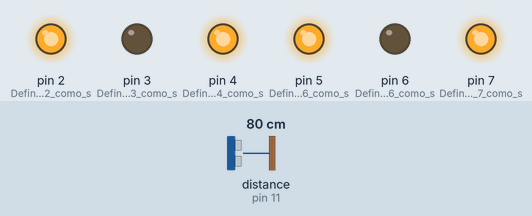
Bench run of a sketch on a simulated Arduino Uno, built with avr-gcc and run on an emulated ATmega328P. Parts: output pins drawn as LEDs (lit = HIGH). Wiring (inferred from the names in the program): ultrasonic range finder: trigger pin 12; echo pin 11. Dashed ring = blinking. The test bench sets the inputs (shaded band); at power-on: distance to the obstacle (sensor on pin 11) 80 cm. The echo pulse lasts 58.3 µs per cm; pins used as bus, display or sensor lines are not drawn.

Above: at 1.2 s.
1.3 s: distance to the obstacle (sensor on pin 11) set to 12 cm
2.8 s: distance to the obstacle (sensor on pin 11) set to 9 cm
At 3.2 s:
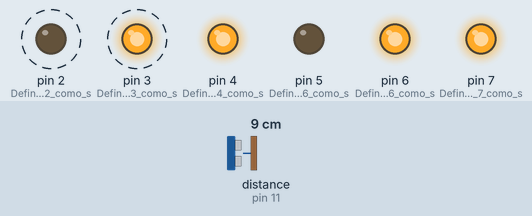
5.8 s: distance to the obstacle (sensor on pin 11) set to 18 cm
At 6.1 s:
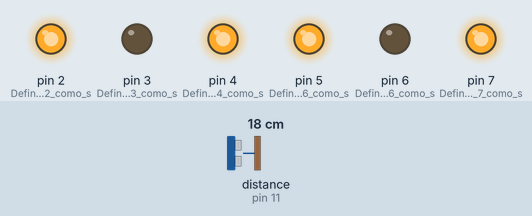
7.3 s: distance to the obstacle (sensor on pin 11) set to 2 cm
At 8.2 s:
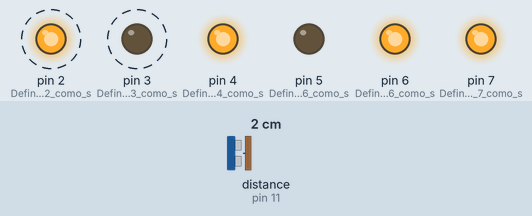
Timing chart, 0 to 11.3 s (numbered marks = the images above; inputs shaded):
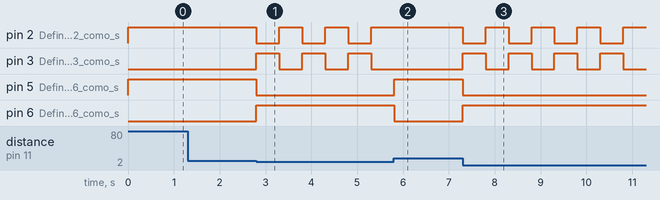

Measured:
- the behaviour switches between 11 and 10 cm on distance to the obstacle (sensor on pin 11) (found by bisection; images 0 and 1)
- after the input at 1.3 s, every drawn part: stays the same
- after the input at 2.8 s, pin 2 (Definindo_o_pino_2_como_s), pin 3 (Definindo_o_pino_3_como_s): alternates HIGH for 0.50 s and LOW for 0.50 s, starting at once; pin 5 (Definindo_o_pino_6_como_s): HIGH → LOW at once; pin 6 (Definindo_o_pino_6_como_s): LOW → HIGH at once
- after the input at 5.8 s, pin 2 (Definindo_o_pino_2_como_s): stays HIGH (without the input it goes to LOW after 0.00 s); pin 3 (Definindo_o_pino_3_como_s): stays LOW (without the input it goes to HIGH after 0.00 s); pin 5 (Definindo_o_pino_6_como_s): LOW → HIGH at once; pin 6 (Definindo_o_pino_6_como_s): HIGH → LOW at once
- after the input at 7.3 s, pin 2 (Definindo_o_pino_2_como_s), pin 3 (Definindo_o_pino_3_como_s): alternates HIGH for 0.50 s and LOW for 0.50 s, starting at once; pin 5 (Definindo_o_pino_6_como_s): HIGH → LOW at once; pin 6 (Definindo_o_pino_6_como_s): LOW → HIGH at once

The sketch:

Movimento_Basico_Sensor_Ultrassonico.ino
```cpp
int echoPin = 11, trigPin = 12;
//Pino 11 recebe o pulso do echo
//Pino 12 envia o pulso para gerar o echo
void setup() {
  Serial.begin(9600); //inicia a porta serial
  pinMode(2,OUTPUT); //Definindo o pino 2 como saida de dados(ENABLE) RODAS 2.
  pinMode(3,OUTPUT); //Definindo o pino 3 como saida de dados Rodas1A.
  pinMode(4,OUTPUT); //Definindo o pino 4 como saida de dados Rodas1B.
  pinMode(5,OUTPUT); //Definindo o pino 6 como saida de dados Roda2A.
  pinMode(6,OUTPUT); //Definindo o pino 6 como saida de dados Roda2B.
  pinMode(7,OUTPUT); //Definindo o pino 7 como saida de dados(ENABLE) RODAS 1.
  //ATIVANDO ENABLE DAS RODAS
  digitalWrite(4,HIGH);
  digitalWrite(7,HIGH);
  //ATIVANDO ENABLE DAS RODAS
  pinMode(echoPin, INPUT); // define o pino 11 como entrada (recebe)
  pinMode(trigPin, OUTPUT); // define o pino 12 como saida (envia)
}
void loop() {
    frente();
    if(ultrassonico(echoPin, trigPin) < 10){
      tras();
      delay(500);
      direita();
      delay(500);
    }
}
int ultrassonico(int echoPin, int trigPin){
  //seta o pino 12 com um pulso baixo "LOW" ou desligado ou ainda 0
    digitalWrite(trigPin, LOW);
  // delay de 2 microssegundos
    delayMicroseconds(2);
  //seta o pino 12 com pulso alto "HIGH" ou ligado ou ainda 1
    digitalWrite(trigPin, HIGH);
  //delay de 10 microssegundos
    delayMicroseconds(10);
  //seta o pino 12 com pulso baixo novamente
    digitalWrite(trigPin, LOW);
  //pulseInt lê o tempo entre a chamada e o pino entrar em high
    long duration = pulseIn(echoPin,HIGH);
  //Esse calculo é baseado em s = v . t, lembrando que o tempo vem dobrado
  //porque é o tempo de ida e volta do ultrassom
    long distancia = duration /29 / 2 ;
    return distancia;
}
void parar(){
  digitalWrite(2,LOW);
  digitalWrite(3,LOW);
  digitalWrite(5,LOW);
  digitalWrite(6,LOW);
}
void frente(){
  digitalWrite(2,HIGH);
  digitalWrite(3,LOW);
  digitalWrite(5,HIGH);
  digitalWrite(6,LOW);
}
void tras(){
  digitalWrite(2,LOW);
  digitalWrite(3,HIGH);
  digitalWrite(5,LOW);
  digitalWrite(6,HIGH);
}
void esquerda(){
  digitalWrite(2,LOW);
  digitalWrite(3,HIGH);
  digitalWrite(5,HIGH);
  digitalWrite(6,LOW);
}
void direita(){
  digitalWrite(2,HIGH);
  digitalWrite(3,LOW);
  digitalWrite(5,LOW);
  digitalWrite(6,HIGH);
}
```
